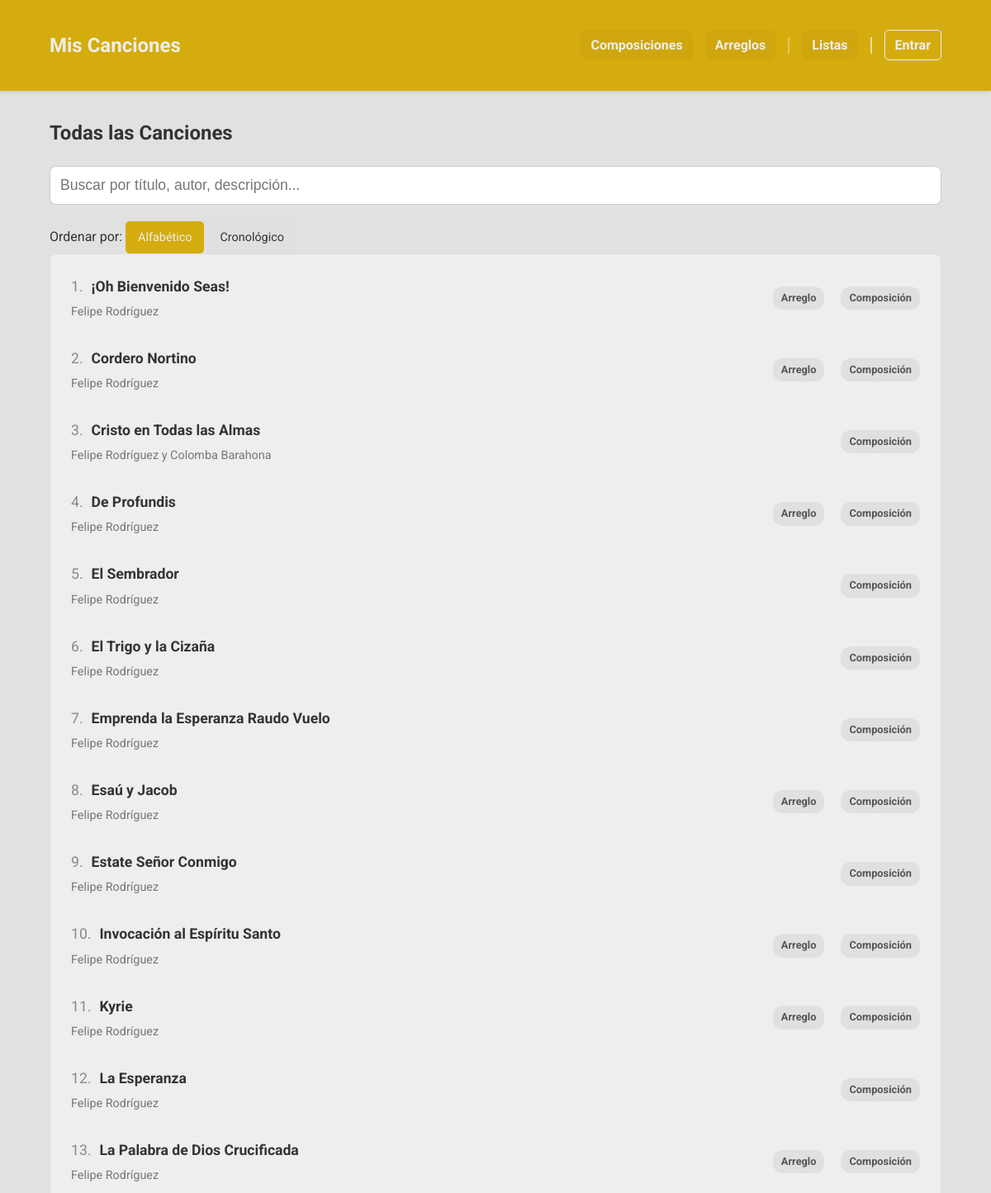
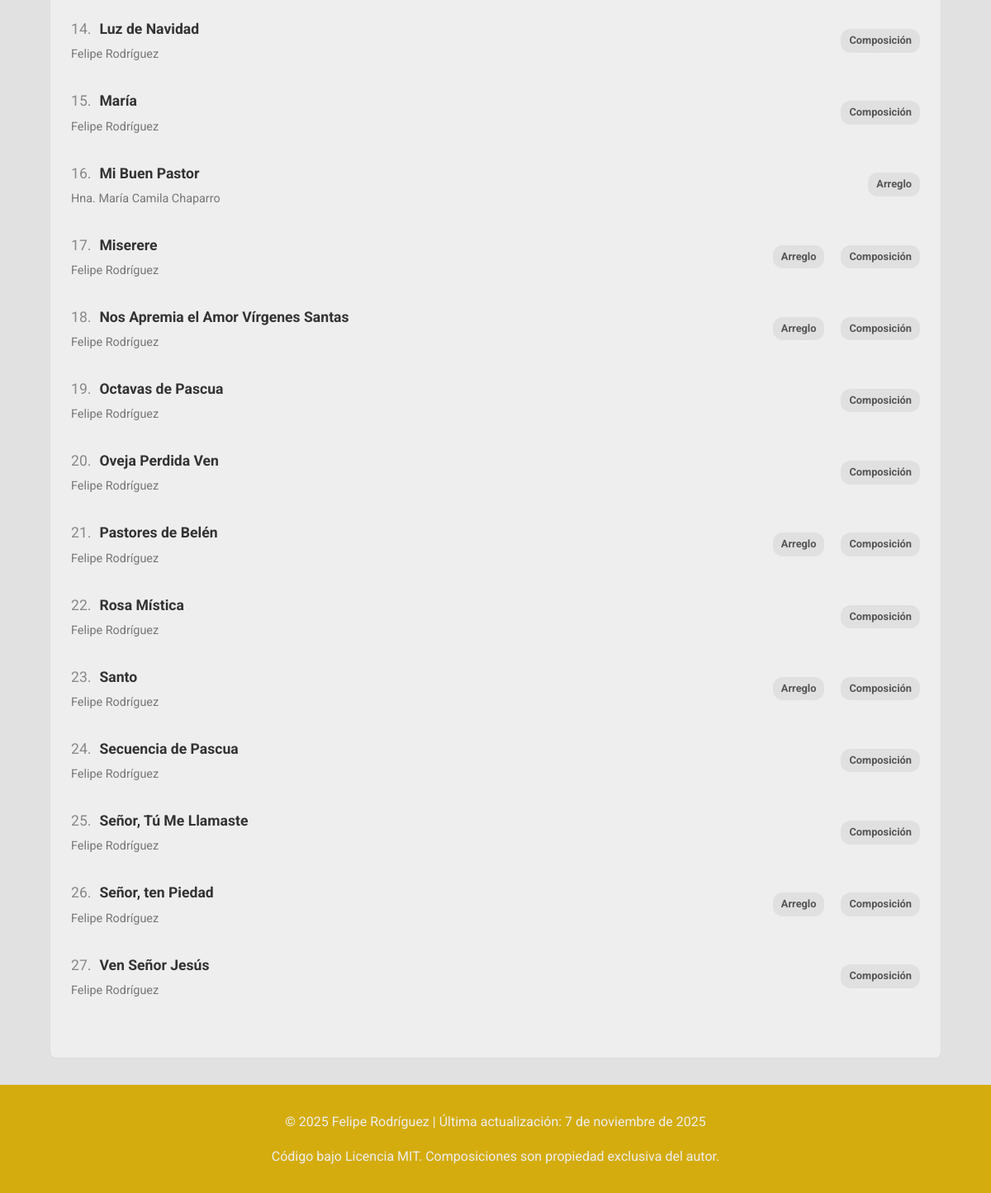
The page / on the database its author committed (2 pictures, top to bottom).
### app.py (models this page shows, shortened)
class Cancion(db.Model):
    id = db.Column(db.Integer, primary_key=True)
    titulo = db.Column(db.String(150), nullable=False)
    musica = db.Column(db.String(100))
    letra = db.Column(db.String(100))
    adaptacion = db.Column(db.String(100))
    idioma = db.Column(db.String(50))
    dia = db.Column(db.Integer, nullable=True)
    mes = db.Column(db.Integer, nullable=True)
    anio = db.Column(db.Integer)
    descripcion = db.Column(db.Text)
    audio = db.Column(db.String(150))
    letras_acordes = db.Column(db.String(150)) # Antes 'partitura' (PDF)
    partitura = db.Column(db.String(150))      # Antes 'partitura_xml' (MusicXML)
    tags_json = db.Column(db.String(500))
    tipo = db.Column(db.String(50), nullable=False, default='local')
    categorias_json = db.Column(db.String(200))
    youtube_video_embed = db.Column(db.Text)
    youtube_audio_embed = db.Column(db.Text)
    @property
    def categorias(self):
        return json.loads(self.categorias_json) if self.categorias_json else []

### app.py (the view)
@app.route('/')
def index():
    all_songs = Cancion.query.all()
    filtered_songs, search_query = search_songs(all_songs)
    sort_by = request.args.get('sort_by', 'alfabetico') # Por defecto, alfabético
    if sort_by == 'cronologico':
        def get_song_order_cronologico(song):
            anio = song.anio if song.anio is not None else float('inf')
            mes = song.mes if song.mes is not None else float('inf')
            dia = song.dia if song.dia is not None else float('inf')
            return (anio, mes, dia)
        filtered_songs.sort(key=lambda song: (get_song_order_cronologico(song), (0, song.titulo) if song.titulo.startswith('¡') else (1, song.titulo)))
    else: # 'alfabetico' o cualquier otro caso
        filtered_songs.sort(key=lambda x: (0, x.titulo) if x.titulo.startswith('¡') else (1, x.titulo))
    return render_template('index.html', composiciones=filtered_songs, search_query=search_query, page_context='index', sort_by=sort_by)

### app.py (called while the page is built, shortened)
@app.template_filter('sort_categories_for_page')
def sort_categories_for_page(categories, page_context='default'):
    sorted_cats = list(categories) # Crear una copia para no modificar la original
    if page_context == 'arreglos':
        sorted_cats.sort(key=lambda x: (x != 'Composición', x != 'Arreglo'))
    else:
        sorted_cats.sort(key=lambda x: (x != 'Arreglo', x != 'Composición'))
    return sorted_cats

def search_songs(base_songs):
    search_query = request.args.get('search', '').strip()
    if not search_query:
        return base_songs, search_query

### templates/index.html
{% extends "base.html" %}
{% block content %}
    <h2>Todas las Canciones</h2>
    {% include '_filters.html' %}
    {% include '_sort_dropdown.html' %}
    <div class="lista-scroll" id="song-list-container">
        {% include '_song_list.html' %}
    </div>
{% endblock %}

### templates/base.html (shortened to what this page needs)
<!DOCTYPE html>
<html lang="es">
<head>
    <link rel="stylesheet" href="{{ url_for('static', filename='style.css') }}">
</head>
<body>
    <header>
        <nav class="container">
            <a href="{{ url_for('index') }}" class="brand-logo">Mis Canciones</a>
            <ul>
                <li><a href="{{ url_for('ver_composiciones') }}">Composiciones</a></li>
                <li><a href="{{ url_for('ver_arreglos') }}">Arreglos</a></li>
                <li class="nav-separator"></li>
                <li><a href="{{ url_for('ver_listas') }}">Listas</a></li>
                <li class="nav-separator nav-separator-thick"></li>
                {% if session.logged_in %}
                    <li><a href="{{ url_for('logout') }}" class="login-link">Salir</a></li>
                {% else %}
                    <li><a href="{{ url_for('login') }}" class="login-link">Entrar</a></li>
                {% endif %}
            </ul>
        </nav>
    </header>
    <main class="container">
        {% block content %}{% endblock %}
    </main>
    <footer>
        <p>&copy; 2025 Felipe Rodríguez | Última actualización: 7 de noviembre de 2025</p>
        <p>Código bajo Licencia MIT. Composiciones son propiedad exclusiva del autor.</p>
    </footer>
</body>
</html>

### templates/_filters.html
<div class="filter-container">
    <form method="get" class="filter-form" id="filter-form" onsubmit="return false;">
        <div class="search-bar">
            <input type="search" name="search" id="search-input" placeholder="Buscar por título, autor, descripción..." value="{{ search_query or '' }}">
        </div>
    </form>
</div>

### templates/_sort_dropdown.html (shortened to what this page needs)
<div class="sort-dropdown-container">
    <span class="sort-label">Ordenar por:</span>
    <a href="{{ url_for(request.endpoint, tag_name=tag_nombre if 'tag_name' in request.view_args else None, sort_by='alfabetico', search=search_query) }}"
       class="sort-button {% if sort_by == 'alfabetico' %}active{% endif %}">
       Alfabético
    </a>
    <a href="{{ url_for(request.endpoint, tag_name=tag_nombre if 'tag_name' in request.view_args else None, sort_by='cronologico', search=search_query) }}"
       class="sort-button {% if sort_by == 'cronologico' %}active{% endif %}">
       Cronológico
    </a>
</div>

### templates/_song_list.html
<div class="lista-composiciones">
    {% for obra in composiciones %}
        <a href="{{ url_for('ver_composicion', comp_id=obra.id, context=page_context, tag_name=tag_nombre, search=search_query, sort_by=sort_by) }}" class="tarjeta-obra">
            <div class="info-tarjeta">
                <div class="song-title-with-number">
                    <span class="song-number">{{ loop.index }}.</span>
                    <h3>{{ obra.titulo }}</h3>
                </div>
                <p>{{ obra.musica }}</p>
            </div>
            <div class="categoria-tags-container">
                {% if obra.categorias %}
                    {% for cat in obra.categorias | sort_categories_for_page(page_context) %}
                        <span class="categoria-tag">{{ cat }}</span>
                    {% endfor %}
                {% endif %}
            </div>
        </a>
    {% else %}
        <p style="padding: 20px;">No se encontraron canciones que coincidan con tu búsqueda.</p>
    {% endfor %}
</div>

### static/style.css (style rules this page uses)
:root { --color-principal: #d4ac0d; --color-fondo: #e1e1e1; --color-boton-nav: #cfa60d; --color-texto: #333; --color-acento: #f1c40f; --color-blanco: #eeeeee; }
body { font-family: 'Roboto', sans-serif; background-color: var(--color-fondo); color: var(--color-texto); margin: 0; line-height: 1.6; }
.container { max-width: 100%; margin: 20px auto; padding: 0 5%; }
header { background-color: var(--color-principal); color: var(--color-blanco); padding: 1rem 0; margin-bottom: 2rem; box-shadow: 0 2px 4px rgba(0,0,0,0.1); }
nav { display: flex; justify-content: space-between; align-items: center; }
.brand-logo { font-size: 1.5em; font-weight: bold; color: var(--color-blanco); text-decoration: none; }
nav ul { list-style: none; margin: 0; padding: 0; display: flex; align-items: center; gap: 15px; }
nav ul li { margin-left: 0; }
nav ul li a { color: var(--color-blanco); text-decoration: none; font-weight: bold; transition: all 0.2s; padding: 8px 12px; border-radius: 6px; background-color: var(--color-boton-nav); }
.nav-separator { border-left: 2px solid rgba(255, 255, 255, 0.3); height: 20px; margin: 0; }
.nav-separator-thick { border-left-color: rgba(255, 255, 255, 0.6); }
footer { text-align: center; margin-top: 2rem; padding: 1rem; background-color: var(--color-principal); color: var(--color-blanco); }
.filter-container { margin-bottom: 20px; }
.search-bar input { width: 100%; padding: 12px; border: 1px solid #ccc; border-radius: 8px; font-size: 1.1em; box-sizing: border-box; }
.lista-scroll { height: 85vh; overflow-y: auto; border: 1px solid #ddd; border-radius: 8px; background-color: var(--color-blanco); }
.lista-composiciones { display: block; padding: 10px; }
.tarjeta-obra { display: flex; justify-content: space-between; align-items: center; border-bottom: 1px solid #eee; text-decoration: none; color: var(--color-texto); transition: background-color 0.2s; padding: 15px; }
.song-title-with-number { display: flex; align-items: baseline; gap: 10px; }
.song-number { color: #888; font-size: 1.1em; }
.tarjeta-obra:last-child { border-bottom: none; }
.info-tarjeta { padding: 0; }
.info-tarjeta h3 { margin: 0 0 5px 0; font-size: 1.1em; }
.info-tarjeta p { margin: 0; color: #777; font-size: 0.9em; }
.categoria-tags-container { display: flex; gap: 5px; }
.categoria-tag { background-color: #e0e0e0; color: #555; font-size: 0.8em; font-weight: bold; padding: 4px 10px; border-radius: 12px; margin-left: 15px; white-space: nowrap; }
.login-link { background-color: rgba(0,0,0,0.1); border-radius: 5px; }
.login-link { background-color: transparent; border: 1px solid var(--color-blanco); border-radius: 5px; }
.sort-button { display: inline-block; padding: 8px 15px; background-color: #e0e0e0; color: #333; border-radius: 5px; text-decoration: none; font-size: 0.9em; transition: all 0.2s; }
.sort-button.active, .sort-button:hover { background-color: var(--color-principal); color: var(--color-blanco); }

### rows shown on the page
Cancion: titulo "¡Oh Bienvenido Seas!", musica "Felipe Rodríguez", cat "Arreglo" "Composición"
Cancion: titulo "Cordero Nortino", musica "Felipe Rodríguez", cat "Arreglo" "Composición"
Cancion: titulo "Cristo en Todas las Almas", musica "Felipe Rodríguez y Colomba Barahona", cat "Composición"
Cancion: titulo "De Profundis", musica "Felipe Rodríguez", cat "Arreglo" "Composición"
Cancion: titulo "El Sembrador", musica "Felipe Rodríguez", cat "Composición"
Cancion: titulo "El Trigo y la Cizaña", musica "Felipe Rodríguez", cat "Composición"
Cancion: titulo "Emprenda la Esperanza Raudo Vuelo", musica "Felipe Rodríguez", cat "Composición"
Cancion: titulo "Esaú y Jacob", musica "Felipe Rodríguez", cat "Arreglo" "Composición"
Cancion: titulo "Estate Señor Conmigo", musica "Felipe Rodríguez", cat "Composición"
Cancion: titulo "Invocación al Espíritu Santo", musica "Felipe Rodríguez", cat "Arreglo" "Composición"
Cancion: titulo "Kyrie", musica "Felipe Rodríguez", cat "Arreglo" "Composición"
Cancion: titulo "La Esperanza", musica "Felipe Rodríguez", cat "Composición"
Cancion: titulo "La Palabra de Dios Crucificada", musica "Felipe Rodríguez", cat "Arreglo" "Composición"
Cancion: titulo "Luz de Navidad", musica "Felipe Rodríguez", cat "Composición"
Cancion: titulo "María", musica "Felipe Rodríguez", cat "Composición"
Cancion: titulo "Mi Buen Pastor", musica "Hna. María Camila Chaparro", cat "Arreglo"
Cancion: titulo "Miserere", musica "Felipe Rodríguez", cat "Arreglo" "Composición"
Cancion: titulo "Nos Apremia el Amor Vírgenes Santas", musica "Felipe Rodríguez", cat "Arreglo" "Composición"
Cancion: titulo "Octavas de Pascua", musica "Felipe Rodríguez", cat "Composición"
Cancion: titulo "Oveja Perdida Ven", musica "Felipe Rodríguez", cat "Composición"
Cancion: titulo "Pastores de Belén", musica "Felipe Rodríguez", cat "Arreglo" "Composición"
Cancion: titulo "Rosa Mística", musica "Felipe Rodríguez", cat "Composición"
Cancion: titulo "Santo", musica "Felipe Rodríguez", cat "Arreglo" "Composición"
Cancion: titulo "Secuencia de Pascua", musica "Felipe Rodríguez", cat "Composición"
Cancion: titulo "Señor, Tú Me Llamaste", musica "Felipe Rodríguez", cat "Composición"
Cancion: titulo "Señor, ten Piedad", musica "Felipe Rodríguez", cat "Arreglo" "Composición"
Cancion: titulo "Ven Señor Jesús", musica "Felipe Rodríguez", cat "Composición"
